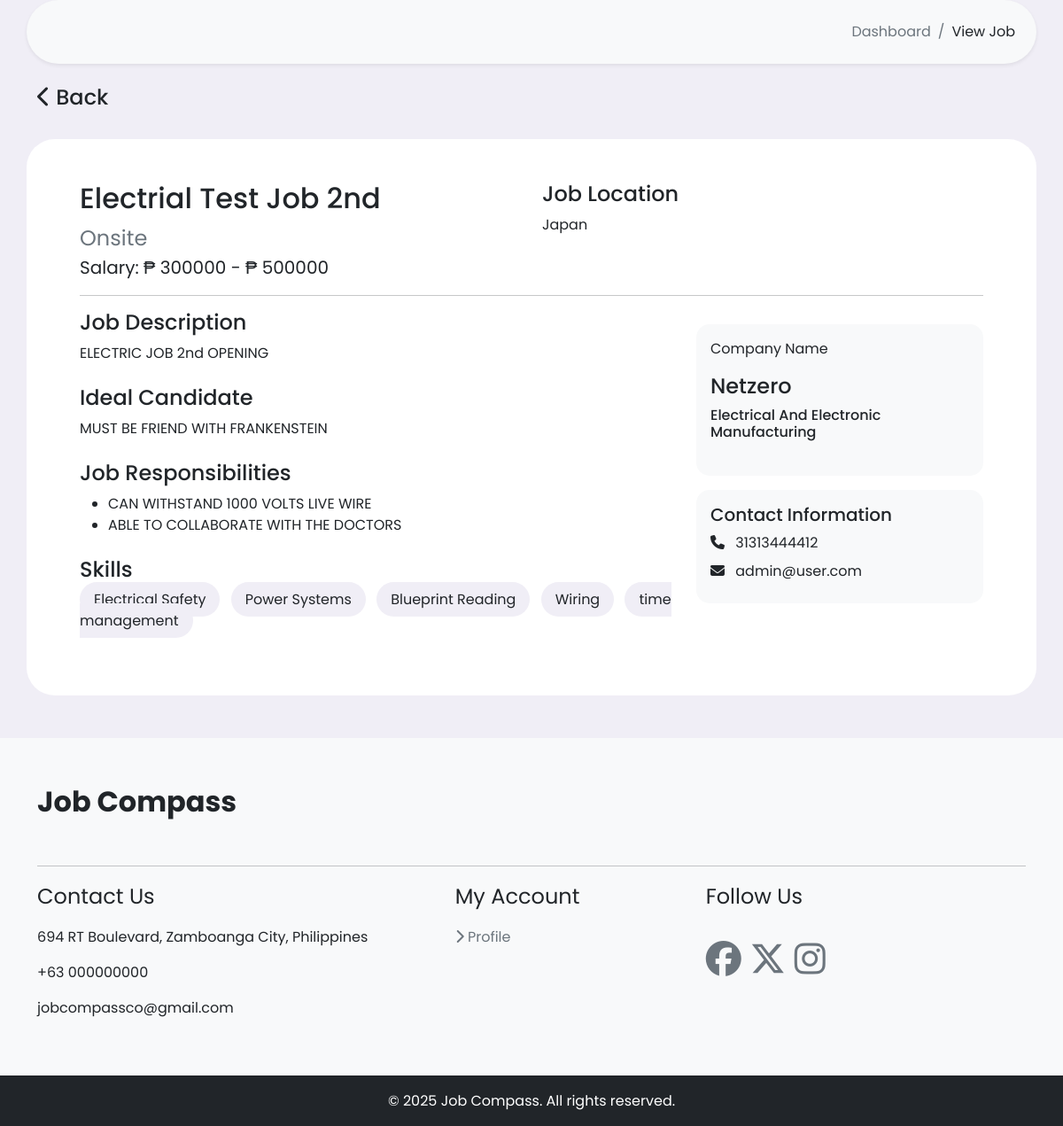
Screenshot of /job/job-info/2/ (signed in) with the database file from the repository.
### job/models.py (models this page shows, shortened)
class Job(models.Model):
    user = models.ForeignKey(User, on_delete=models.CASCADE)
    title = models.CharField(max_length=100, blank=True)
    company = models.ForeignKey(Company, on_delete=models.CASCADE)
    SALARY_DISPLAY_CHOICES = (
        ('fixed', 'Fixed Salary'),
        ('range', 'Salary Range'),
        ('hidden', 'Do not display'),
    )
    salary_display_type = models.CharField(
        max_length=10,
        choices=SALARY_DISPLAY_CHOICES,
        default='fixed'
        ,null=True
        ,blank=True
    )
    currency = models.CharField(max_length=3, choices=CURRENCY_CHOICES, default='PHP')
    salary_fixed = models.PositiveIntegerField(null=True, blank=True, help_text="Enter fixed salary if selected.")
    salary_min = models.PositiveIntegerField(null=True, blank=True, help_text="Enter minimum salary for range.")
    salary_max = models.PositiveIntegerField(null=True, blank=True, help_text="Enter maximum salary for range.")
    salary_mode = models.CharField(
        max_length=10,
        choices=(
            ('Hourly','Hourly'),
            ('Daily','Daily'),
            ('Weekly','Weekly'),
            ('Monthly','Monthly'),
            ('Yearly','Yearly')
        )
        ,null=True
        ,blank=True
    )
    job_description = models.TextField(null=True, blank=True)
    ideal_candidate = models.TextField(null=True, blank=True)
    industry = models.ForeignKey(Industry, on_delete=models.DO_NOTHING, null=True, blank=True)
    location = models.ForeignKey(Address, on_delete=models.SET_NULL, null=True, blank=True)
    use_company_location = models.BooleanField(default=False)
    employment_type_choices = (
        ('Full-Time', 'Full-Time'),
        ('Part-Time', 'Part-Time'),
        ('Contract', 'Contract'),
        ('Freelance', 'Freelance'),
        ('Internship/OJT', 'Internship/OJT'),
    )
    employment_job_type = models.CharField(max_length=20, choices=employment_type_choices, blank=True)
    location_job_type_choices = (
        ('Remote', 'Remote'),
        ('Onsite', 'Onsite'),
        ('Hybrid', 'Hybrid')
    )
    location_job_type = models.CharField(max_length=20, choices=location_job_type_choices, blank=True)
    posted_date_time = models.DateTimeField(auto_now_add=True)
    is_available = models.BooleanField(default=True)

class Job_Responsibilities(models.Model):
    job = models.ForeignKey(Job, on_delete=models.CASCADE)
    res_name = models.CharField(max_length=300, blank=True)

class RequiredSkill(models.Model):
    job = models.ForeignKey(Job, on_delete=models.CASCADE)
    skill_name = models.CharField(max_length=50, blank=True)

### address/models.py (models this page shows, shortened)
class Address(models.Model):
    user = models.OneToOneField(User, on_delete=models.CASCADE, null=True, blank=True)
    country = models.CharField(max_length=100, blank=True)
    countrypostal = models.CharField(max_length=100, blank=True)
    region = models.CharField(max_length=100, blank=True)
    city = models.CharField(max_length=100, blank=True)
    street = models.CharField(max_length=255, blank=True)

### company/models.py (models this page shows)
class Company(models.Model):
    user = models.OneToOneField(User, on_delete=models.CASCADE)
    company_name = models.CharField(max_length=100, null=True, blank=True)
    avatar = CloudinaryField(
        'avatar',
        folder='company-avatar',
        default="https://res.cloudinary.com/di2hrzuyq/image/upload/v1733062520/lvehkmmijnwrvxvtm1mb.png"
    )
    email = models.EmailField(null=True, blank=True)
    phone = models.CharField(max_length=15, null=True, blank=True)
    website_url = models.URLField(null=True, blank=True)
    about_us = models.TextField(null=True, blank=True)
    industry = models.ForeignKey(Industry, on_delete=models.DO_NOTHING, null=True, blank=True, related_name='industries')
    dateFounded = models.DateField(null=True, blank=True)
    address = models.OneToOneField(Address, on_delete=models.SET_NULL, null=True, blank=True, related_name='company')
    employee_count = models.PositiveIntegerField(null=True, blank=True)
    tin_number = models.CharField(max_length=15, null=True, blank=True)
    bir_file = CloudinaryField(
        'file',
        resource_type='raw',
        folder='company-bir',
        blank=True
    )
    dti_file = CloudinaryField(
        'file',
        resource_type='raw',
        folder='company-dti',
        blank=True
    )
    facebook = models.URLField(max_length=200, null=True, blank=True)
    twitter = models.URLField(max_length=200, null=True, blank=True)
    github = models.URLField(max_length=200, null=True, blank=True)
    verification_status = models.CharField(
        max_length=20,
        choices=[
            ('Pending', 'Pending'),
            ('Verified', 'Verified'),
            ('Rejected', 'Rejected')
        ],
        default='Pending',
        blank= True
    )
    is_verified = models.BooleanField(default=False)
    is_active = models.BooleanField(default=True)
    def __str__(self):
         return f'{self.company_name}'

### industry/models.py (models this page shows)
class Industry(models.Model):
    name = models.CharField(max_length=100)
    def __str__(self):
        return self.name

### users/models.py (models this page shows, shortened)
class User(AbstractUser):
    email = models.EmailField(unique=True)
    avatar = CloudinaryField(
        'avatar',
        folder='avatar',
        default="https://res.cloudinary.com/di2hrzuyq/image/upload/v1733062519/pbnrwanwq7rp17jfr92z.png"
    )
    phone = models.CharField(max_length=15, null=True, blank=True)
    is_employer = models.BooleanField(default=False)
    is_applicant = models.BooleanField(default=False)
    has_resume = models.BooleanField(default=False)
    has_company = models.BooleanField(default=False)
    is_active = models.BooleanField(default=True)
    is_verified = models.BooleanField(default=False)

### job/views.py (the view)
# urls.py: path('job-info/<int:pk>/', views.job_info, name='job-info'),
@login_required(login_url='login')
def job_info(request, pk):
    job = get_object_or_404(
        Job.objects.annotate(
            has_applied=Exists(
                Application.objects.filter(
                    user=request.user,
                    job=OuterRef('pk')
                )
            ),
            is_saved=Exists(
                SaveJob.objects.filter(
                    user=request.user,
                    job=OuterRef('pk')
                )
            ),
             application_status=Coalesce(
                Subquery(
                    ApplicationStatus.objects.filter(
                        application__job=OuterRef('pk'),
                        application__user=request.user
                    ).values('status')[:1]
                ),
                Value('NOT_APPLIED')
            )
        ),
        pk=pk
    )
    if request.user.is_authenticated:
        if request.user.is_applicant:  # Assuming you have a boolean field 'is_applicant' in the custom User model
            has_applied = Application.objects.filter(user=request.user, job=pk).exists()
            is_saved = SaveJob.objects.filter(user=request.user, job=job).exists()
        else:
            has_applied = False
            is_saved = False
    else:
        has_applied = False  # Not logged in, so cannot apply
        is_saved = False  # Not logged in, so cannot save
    context = {'job': job, 'has_applied': has_applied, 'is_saved': is_saved}
    return render(request, 'job/job-info.html', context)

### templates/job/job-info.html (shortened to what this page needs)
{% extends 'users/base.html' %}
{% load humanize %}
{% block content %}
    <div aria-label="breadcrumb" class="custombreadcrumb container bg-light p-4 mb-3 shadow-sm">
        <ol class="breadcrumb mb-0 d-flex justify-content-end">
            <li class="breadcrumb-item"><a href="{% url 'dashboard' %}" class="text-decoration-none text-dark text-muted">Dashboard</a></li>
            <li class="breadcrumb-item active text-dark" aria-current="page">View Job</li>
        </ol>
    </div>
    <div class="container">
        <h4 class="mt-4 mb-4 col-lg-2"><a href="{% url 'dashboard' %}" class="text-decoration-none text-dark"><i class="fa-solid fa-chevron-left"></i> Back</a></h4>
    </div>
    <div class="custom-container container bg-white applicantProfile-card">
        <div class="p-5 mb-5">
            <div class="row">
                <div class="col-md-6">
                    <h2>{{job.title}}</h2>
                    <p class="fs-4 text-muted mb-0">{{job.location_job_type|title}}</p>
                    <span class="mb-3 fs-5">Salary: ₱ {{job.salary_min}} - ₱ {{job.salary_max}}</span>
                </div>
                <div class="col-md-6 mb-4">
                    <h4>Job Location</h4>
                    <div>
                        <p>
                        {% if job.location.barangay and job.location.city and job.location.street %}
                            {{ job.location.street }}{% if job.location.barangay %}, {{ job.location.barangay }}{% endif %}{% if job.location.city %}, {{ job.location.city }}{% endif %}
                        {% else %}
                            {{ job.location.countrystreet }}{% if job.location.countrystreet %}, {% endif %}{{ job.location.countrycity }}{% if job.location.countrycity %}, {% endif %}{{ job.location.country }}
                        {% endif %}
                        </p>
                    </div>
                </div>
            </div>
            <hr>
            <div class="row">
                <div class="col-sm-8">
                    {% if job.job_description %}
                    <div class="mb-4">
                        <h4>Job Description</h4>
                        <div>
                            <p>{{job.job_description}}</p>
                        </div>
                    </div>
                    {% endif %}
                    {% if job.ideal_candidate %}
                    <div class="mb-4">
                        <h4>Ideal Candidate</h4>
                        <div>
                            <p>{{job.ideal_candidate}}</p>
                        </div>
                    </div>
                    {% endif %}
                    {% if job.job_responsibilities_set.exists %}
                    <div class="mb-4">
                        <h4>Job Responsibilities</h4>
                        <div>
                            <ul>
                                {% for responsibility in job.job_responsibilities_set.all %}
                                    <li>{{ responsibility.res_name }}</li>
                                {% empty %}
                                    <li>No responsibilities listed</li>
                                {% endfor %}
                            </ul>
                        </div>
                    </div>
                    {% endif %}
                    {% if job.requiredskill_set.exists %}
                    <div class="mb-4">
                        <h4>Skills</h4>
                        <div>
                            {% for skill in job.requiredskill_set.all %}
                                <span class="skillbadge me-2 mb-1">{{ skill.skill_name }}</span>
                            {% empty %}
                                <span class="skillbadge me-2 mb-1">No skills specified</span>
                            {% endfor %}
                        </div>
                    </div>
                    {% endif %}
                </div>
                <div class="col-md-4">
                    <div class="stats-card mb-3">
                        <div class="mb-4">
                            <p>Company Name</p>
                            <h4>{{job.company|title}}</h4>
                            <h6>{{job.company.industry|title}}</h6>
                        </div>
                    </div>
                    <div class="stats-card mb-3">
                        <h5>Contact Information</h5>
                        <div class="contact-info mb-2">
                            <i class="fas fa-phone me-2"></i>
                            <span>{{job.company.phone}}</span>
                        </div>
                        <div class="contact-info mb-2">
                            <i class="fas fa-envelope me-2"></i>
                            <span>{{user.email}}</span>
                        </div>
                    </div>
                </div>
            </div>
        </div>
    </div>
{% endblock content %}

### static/CSS/main.css (style rules this page uses)
:root { --color-white: #ffffff; --color-light: hsl(252, 30%, 95%); --color-gray: hsl(252, 15%, 65%); --color-primary: #ad0000; --color-secondary: #003af9; --color-tertiary: #DDE5B6; --color-success: hsl(120, 95%, 65%); --color-danger: hsl(0, 95%, 60%); --color-dark: hsl(252, 30%, 17%); --color-black: hsl(252, 30%, 10%); --border-radius: 2rem; --card-border-radius: 1rem; --btn-padding: 0.6rem 2rem; --search-padding: 0.6rem 1rem; --card-padding: 1rem; --sticky-top-left: 5.4rem; --sticky-top-right: -18rem; --font-poppins: 'Poppins', sans-serif; --marquee-width: 100vw; --marquee-height: 20vh; --marquee-elements-displayed: 5; --marquee-element-width: calc(var(--marquee-width) / var(--marquee-elements-displayed)); --marquee-animation-duration: calc(var(--marquee-elements) * 3s); --sb-track-color: #ececec; --sb-thumb-color: #aeb2bd; --sb-size: 3px; }
body { font-family: var(--font-poppins); background-color: var(--color-light); font-size: 1rem; opacity: 1; overflow-y: scroll; margin: 0; height: 100vh; }
.skillbadge { background-color: var(--color-light); padding: 0.5rem 1rem; border-radius: 1.5rem; }
.custombreadcrumb { border-radius: 5rem; }
.applicantProfile-card { margin: 2rem auto; border-radius: 2rem; }
.applicantProfile-card .row { border-radius: 2rem; }
.applicantProfile-card .stats-card { background: #f8f9fa; border-radius: 15px; padding: 1rem; margin: 1rem 0; transition: transform 0.3s ease; }
.applicantProfile-card .contact-info { transition: all 0.3s ease; }
.custom-container { border-radius: 2rem; }

### rows the page displays
Job: title "Electrial Test Job 2nd", location_job_type "Onsite", salary_min "300000", salary_max "500000", location.country "Japan", job_description "ELECTRIC JOB 2nd OPENING", ideal_candidate "MUST BE FRIEND WITH FRANKENSTEIN", company "Netzero", company.industry "Electrical And Electronic Manufacturing", company.phone "31313444412"
Job_Responsibilities: res_name "CAN WITHSTAND 1000 VOLTS LIVE WIRE"
Job_Responsibilities: res_name "ABLE TO COLLABORATE WITH THE DOCTORS"
RequiredSkill: skill_name "Electrical Safety"
RequiredSkill: skill_name "Power Systems"
RequiredSkill: skill_name "Blueprint Reading"
RequiredSkill: skill_name "Wiring"
RequiredSkill: skill_name "time management"
User: email "admin@user.com"
